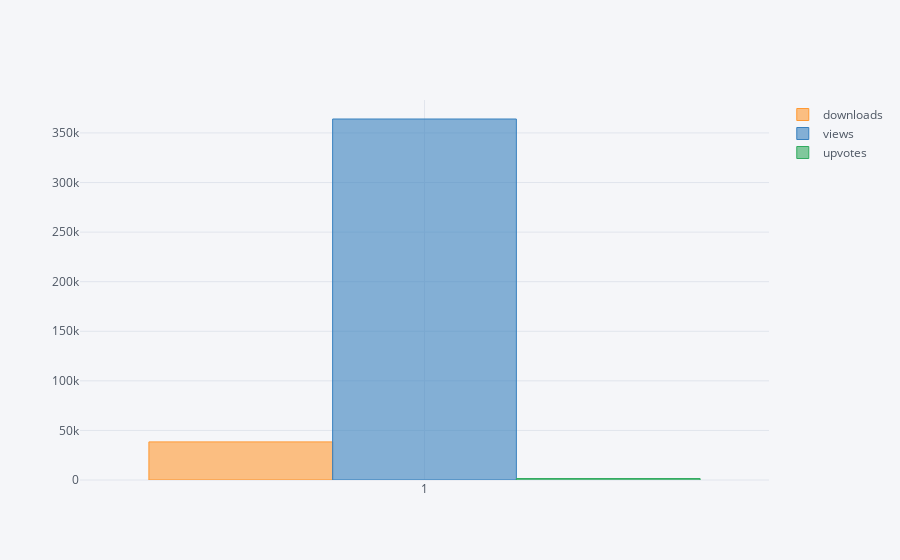

The notebook cell this image was saved under:
### Code cell
u1=n1.groupby('month')['downloads','views','upvotes'].sum()
u1.iplot(kind='bar')

### Figure 1 — Plotly figure (JSON) as saved in the notebook; plotly's stock layout.template omitted (floating-point values rounded to 4 significant figures)
{"data": [{"marker": {"color": "rgba(255, 153, 51, 0.6)", "line": {"color": "rgba(255, 153, 51, 1.0)", "width": 1}}, "name": "downloads", "orientation": "v", "text": "", "type": "bar", "uid": "d8a59b6a-09a3-4500-90b3-ae0d33ed7ab4", "x": ["01"], "y": [38423]}, {"marker": {"color": "rgba(55, 128, 191, 0.6)", "line": {"color": "rgba(55, 128, 191, 1.0)", "width": 1}}, "name": "views", "orientation": "v", "text": "", "type": "bar", "uid": "9bd57c5b-a40a-4877-beea-5d0563a94f31", "x": ["01"], "y": [364053]}, {"marker": {"color": "rgba(50, 171, 96, 0.6)", "line": {"color": "rgba(50, 171, 96, 1.0)", "width": 1}}, "name": "upvotes", "orientation": "v", "text": "", "type": "bar", "uid": "74e3f45a-e38a-4571-9fe4-74151227a494", "x": ["01"], "y": [1497]}], "layout": {"legend": {"bgcolor": "#F5F6F9", "font": {"color": "#4D5663"}}, "paper_bgcolor": "#F5F6F9", "plot_bgcolor": "#F5F6F9", "title": {"font": {"color": "#4D5663"}}, "xaxis": {"gridcolor": "#E1E5ED", "showgrid": true, "tickfont": {"color": "#4D5663"}, "title": {"font": {"color": "#4D5663"}, "text": ""}, "zerolinecolor": "#E1E5ED"}, "yaxis": {"gridcolor": "#E1E5ED", "showgrid": true, "tickfont": {"color": "#4D5663"}, "title": {"font": {"color": "#4D5663"}, "text": ""}, "zerolinecolor": "#E1E5ED"}}}
